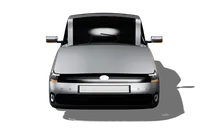
#> input picture RR-Auto-Express/ui/work/img/cars/camry-front-t.webp, 208 x 130 px
$ python amap.py ../RR-Auto-Express/ui/work/img/cars/camry-front-t.webp 5 ../RR-Auto-Express/ui/work/img/cars/camry-front.webp
#> lines starting #> are read from the running program, lines starting #| are printed output that depends on the picture
# ASCII luminance map of an image + a few stats, so a screenshot can be checked without viewing it.
import sys
from PIL import Image
im = Image.open(sys.argv[1]).convert('RGB')
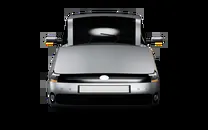
#> im: PIL image 208x130 RGB; mean R, G, B 37.3, 37.7, 38
cols = int(sys.argv[2]) if len(sys.argv) > 2 else 70
box = None
if len(sys.argv) > 3:
#> (the run stopped early here; a loop or call above may not have finished)

$ run again, on RR-Auto-Express/ui/work/img/cars/camry-front34-t.webp
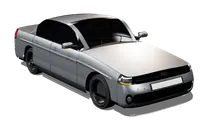
#> input picture RR-Auto-Express/ui/work/img/cars/camry-front34-t.webp, 208 x 130 px
#> `im = Image.open(sys.argv[1]).convert('RGB')`:
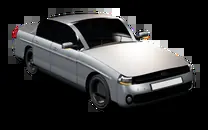
#> im: PIL image 208x130 RGB; mean R, G, B 51.2, 51.1, 51.4

$ run again, on RR-Auto-Express/ui/work/img/cars/camry-front34r-t.webp
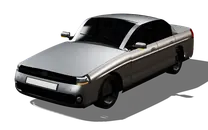
#> input picture RR-Auto-Express/ui/work/img/cars/camry-front34r-t.webp, 208 x 130 px
#> `im = Image.open(sys.argv[1]).convert('RGB')`:
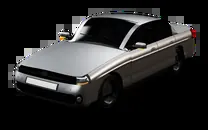
#> im: PIL image 208x130 RGB; mean R, G, B 41.1, 40.8, 40.5
